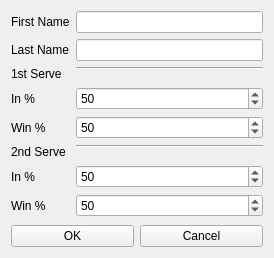
<?xml version="1.0" encoding="UTF-8"?>
<ui version="4.0">
 <class>CreatePlayerDialog</class>
 <widget class="QWidget" name="CreatePlayerDialog">
  <property name="geometry">
   <rect>
    <x>0</x>
    <y>0</y>
    <width>274</width>
    <height>258</height>
   </rect>
  </property>
  <property name="sizePolicy">
   <sizepolicy hsizetype="Fixed" vsizetype="Fixed">
    <horstretch>0</horstretch>
    <verstretch>0</verstretch>
   </sizepolicy>
  </property>
  <property name="minimumSize">
   <size>
    <width>274</width>
    <height>258</height>
   </size>
  </property>
  <property name="maximumSize">
   <size>
    <width>274</width>
    <height>258</height>
   </size>
  </property>
  <property name="windowTitle">
   <string>Create Player</string>
  </property>
  <layout class="QGridLayout" name="gridLayout">
   <item row="0" column="0">
    <layout class="QVBoxLayout" name="verticalLayout">
     <item>
      <layout class="QFormLayout" name="formLayout_2">
       <item row="0" column="0">
        <widget class="QLabel" name="label_7">
         <property name="text">
          <string>First Name</string>
         </property>
        </widget>
       </item>
       <item row="0" column="1">
        <widget class="QLineEdit" name="first_name_ln_ed"/>
       </item>
       <item row="1" column="0">
        <widget class="QLabel" name="label_8">
         <property name="text">
          <string>Last Name</string>
         </property>
        </widget>
       </item>
       <item row="1" column="1">
        <widget class="QLineEdit" name="last_name_ln_ed"/>
       </item>
       <item row="2" column="0">
        <widget class="QLabel" name="label">
         <property name="text">
          <string>1st Serve</string>
         </property>
        </widget>
       </item>
       <item row="3" column="0">
        <widget class="QLabel" name="label_2">
         <property name="text">
          <string>In %</string>
         </property>
        </widget>
       </item>
       <item row="4" column="0">
        <widget class="QLabel" name="label_3">
         <property name="text">
          <string>Win %</string>
         </property>
        </widget>
       </item>
       <item row="5" column="0">
        <widget class="QLabel" name="label_4">
         <property name="text">
          <string>2nd Serve</string>
         </property>
        </widget>
       </item>
       <item row="6" column="0">
        <widget class="QLabel" name="label_5">
         <property name="text">
          <string>In %</string>
         </property>
        </widget>
       </item>
       <item row="7" column="0">
        <widget class="QLabel" name="label_6">
         <property name="text">
          <string>Win %</string>
         </property>
        </widget>
       </item>
       <item row="3" column="1">
        <widget class="QSpinBox" name="srv1_accuracy_sp_b">
         <property name="frame">
          <bool>true</bool>
         </property>
         <property name="buttonSymbols">
          <enum>QAbstractSpinBox::UpDownArrows</enum>
         </property>
         <property name="value">
          <number>50</number>
         </property>
        </widget>
       </item>
       <item row="6" column="1">
        <widget class="QSpinBox" name="srv2_accuracy_sp_b">
         <property name="value">
          <number>50</number>
         </property>
        </widget>
       </item>
       <item row="4" column="1">
        <widget class="QSpinBox" name="srv1_quality_sp_b">
         <property name="value">
          <number>50</number>
         </property>
        </widget>
       </item>
       <item row="7" column="1">
        <widget class="QSpinBox" name="srv2_quality_sp_b">
         <property name="value">
          <number>50</number>
         </property>
        </widget>
       </item>
       <item row="2" column="1">
        <widget class="Line" name="line">
         <property name="orientation">
          <enum>Qt::Horizontal</enum>
         </property>
        </widget>
       </item>
       <item row="5" column="1">
        <widget class="Line" name="line_2">
         <property name="orientation">
          <enum>Qt::Horizontal</enum>
         </property>
        </widget>
       </item>
      </layout>
     </item>
     <item>
      <layout class="QHBoxLayout" name="horizontalLayout_2">
       <item>
        <widget class="QPushButton" name="ok_btn">
         <property name="text">
          <string>OK</string>
         </property>
        </widget>
       </item>
       <item>
        <widget class="QPushButton" name="cancel_btn">
         <property name="text">
          <string>Cancel</string>
         </property>
        </widget>
       </item>
      </layout>
     </item>
    </layout>
   </item>
  </layout>
 </widget>
 <resources/>
 <connections/>
</ui>
